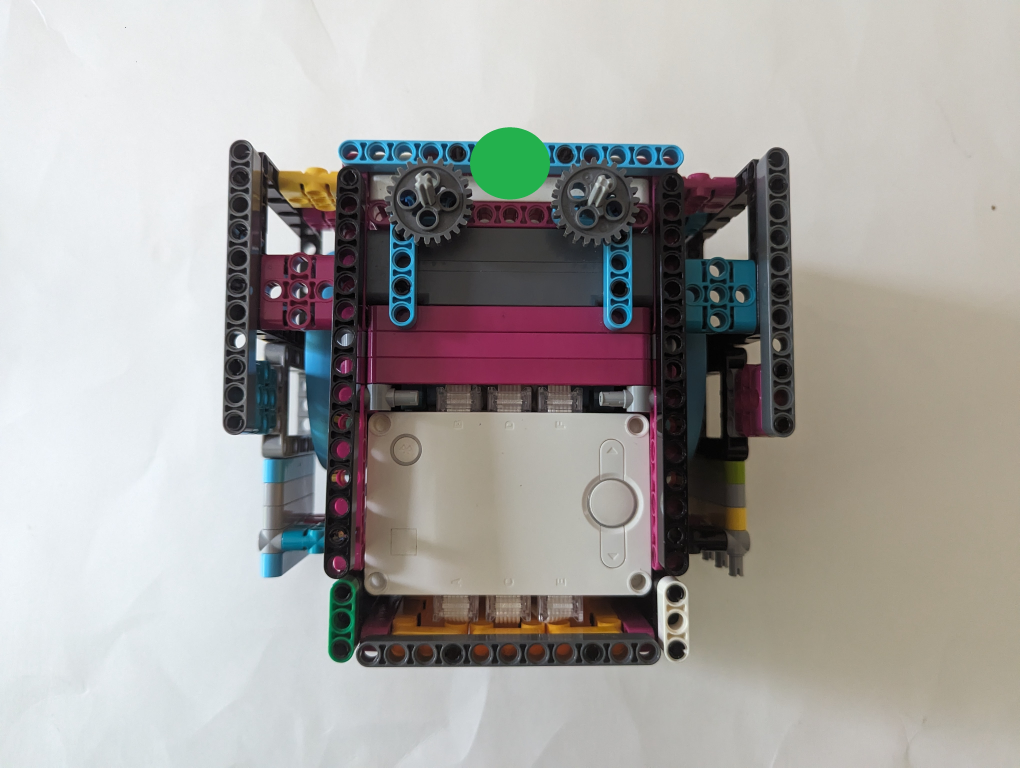
#> input picture winning_robot_with_green_circle.jpg, 4080 x 3072 px (shown at 1/4 size)
$ python testImageUtilities.py
#> lines starting #> are read from the running program, lines starting #| are printed output that depends on the picture; after the words box and inside, x2 and y2 are one past the last pixel; in counts of white or black regions, pixels touching at a corner belong together
### image_utilities.py
import cv2
import numpy as np
import math
import time

def findCenterOfGreenCircle(filename, showImages=False):
    image = readImage(filename)

    # It converts the BGR color space of image to HSV color space
    hsv = cv2.cvtColor(image, cv2.COLOR_BGR2HSV)

    # Threshold of green in HSV space
    lower_green = np.array([55, 60, 60])
    upper_green = np.array([70, 255, 255])

    # preparing the mask to overlay
    mask = cv2.inRange(hsv, lower_green, upper_green)

    # The black region in the mask has the value of 0,
    # so when multiplied with original image removes all non-green regions
    result = cv2.bitwise_and(image, image, mask = mask)

    gray = cv2.cvtColor(result, cv2.COLOR_BGR2GRAY)
    gray = cv2.medianBlur(gray, 5)
    #showImage("gray", gray)

    contours, _ = cv2.findContours(gray, cv2.RETR_EXTERNAL, cv2.CHAIN_APPROX_NONE)
    if (showImages == True):
        cv2.drawContours(image, contours, -1, (0, 255, 0), 20)
        showImage("Step 5: Detect GreenCircle Contours", image)

    # Approximate the contour using the Approximate Polygon method.
    contour = contours[0]
    approx = cv2.approxPolyDP(contour, 0.01* cv2.arcLength(contour, True), True)
    #cv2.drawContours(image, [approx], 0, (0, 0, 0), 5)

    # Return the center of the approximated polygon.
    x = approx.ravel()[0]
    y = approx.ravel()[1] - 5

    return x,y

    # [5 lines of commented-out code are left out]

def findLineEquation(startX, startY, endX, endY):
    if (endX == startX):
        A = 1
        B = 0
        C = -endX
    else:
        slope = (endY - startY) / (endX - startX)
        c = startY - (slope * startX)
        # In the form Ax+By+C = 0
        B = 1
        A = -1* slope
        C = -1 * c

    return A,B,C

# A,B,C is the hessian form of the line.
# X, Y is the point.
# Retuns the distance of Point from the line.
def findDistanceOfPointFromLine(A,B,C, X, Y):
    distance = abs((A * X)+ (B * Y) + C) / math.sqrt(A **2 + B ** 2)
    return distance

def findDistanceBetweenLineAndPoint(startX, startY, endX, endY, pointX, pointY):
    A,B,C = findLineEquation(startX,startY, endX, endY)
    distance = findDistanceOfPointFromLine(A, B, C, pointX, pointY)
    return distance

def findAngleOfLine(startX, startY, endX, endY):
    angle = 90
    if abs(startX - endX) > 0:
            angle = math.degrees(math.atan((startY - endY)/(startX - endX)))
    return angle

# [12 lines left out: function capturePicture, not called in this run]

def detectContours(grayscale):
    contours, _ = cv2.findContours(grayscale, cv2.RETR_EXTERNAL, cv2.CHAIN_APPROX_NONE)
    return contours

# returns the rectangle that covers the robot.
# Also returns the Angle of the robot rectangle.
# This method first finds the robot rectangle, then it finds the longer edge of the
# robot. This is assumed to the front or the back of the robot.
#
# Then the code searches for a green circle near the front of the robot and
# finds the edge of the rectangle that is closest to that green circle.
# That is considered the front of the robot and the angle is returned
# based on that edge being the front.
#
# The co-ordinate plane that this method uses is the robot facing the camera
# is zero, and the angle increase clockwise from 0-359.
def findRobotRectangle(contours, canny_output, output_window_name, filename, showImages=False,
                       showLastImage=False):
     # Find the convex hull object for each contour
    hull_list = []
    for i in range(len(contours)):
        #print(str(cv2.contourArea(contours[i])))
        # Ignore all contours that are small, the robot is quite large.
        # We know Marvin is atleast 5000 pixels, so we ignore everything smaller.
        if (cv2.contourArea(contours[i]) > 5000):
            hull = cv2.convexHull(contours[i])
            hull_list.append(hull)

    # We expect that after all this processing we are left with just the robot.
    # If we dont find such a convex hull or we find more than one, then something really went
    # wrong and we do not process further, we declare this image processing run a
    # failure and just return none, to indicate we could not find the robot rectangle
    if (len(hull_list) != 1):
        return None

    # Convert the hull that we found into min bounding rectangles.
    # This is used for Debugging.
    drawing = np.zeros((canny_output.shape[0], canny_output.shape[1], 3), dtype=np.uint8)
    hull = hull_list[0]

    # Min rectangles cover the robot the rigth way
    rect = cv2.minAreaRect(hull)
    box = cv2.boxPoints(rect)
    box = np.intp(box)

    if (showImages == True or showLastImage == True):
        cv2.drawContours(drawing,[box],0,(0,0,255),5)
        #for i in range(4):
        #    cv2.putText(drawing, str(box[i][0]) + str(",") + str(box[i][1]),
        #                org=(box[i][0],box[i][1]), fontFace = cv2.FONT_HERSHEY_SIMPLEX,
        #                thickness=1, fontScale=1, color=(255,255,255))
        cv2.namedWindow(output_window_name, cv2.WINDOW_NORMAL)
        cv2.imshow(output_window_name, drawing)
        cv2.waitKey(0)

    # Find the green circle. Determine which edge the green circle is closest to

    # Since the longer edge is between 0and1, the green circle should be between 0 and 1
    # or 2 and 3. First find which one the circle is closest to.
    # This would be the front of the robot, Once we know the front, then we can decide
    # on the angle or 180+angle.
    greenCircleX, greenCircleY = findCenterOfGreenCircle(filename, showImages=False)
    angle = 0

    # Dictionary of key=distance, value=which edge.
    # Edge0 = Edge between box[0] and box[1]
    # Edge1 = Edge between box[1] and box[2] etc.
    # We do this because it is easy to sort the dictionary and find which
    # edge we should use to find the angle of the robot.
    distancesFromGreenCircle = {}
    distanceofGreenCircleFrom0and1 = findDistanceBetweenLineAndPoint(box[0][0],box[0][1],
                                                                     box[1][0], box[1][1],
                                                                     greenCircleX, greenCircleY)
    distancesFromGreenCircle[distanceofGreenCircleFrom0and1] = "Edge0"
    distanceofGreenCircleFrom1and2 = findDistanceBetweenLineAndPoint(box[1][0],box[1][1],
                                                                     box[2][0], box[2][1],
                                                                     greenCircleX, greenCircleY)
    distancesFromGreenCircle[distanceofGreenCircleFrom1and2] = "Edge1"
    distanceofGreenCircleFrom2and3 = findDistanceBetweenLineAndPoint(box[2][0],box[2][1],
                                                                     box[3][0], box[3][1],
                                                                     greenCircleX, greenCircleY)
    distancesFromGreenCircle[distanceofGreenCircleFrom2and3] = "Edge2"
    distanceofGreenCircleFrom3and0 = findDistanceBetweenLineAndPoint(box[3][0],box[3][1],
                                                                     box[0][0], box[0][1],
                                                                     greenCircleX, greenCircleY)
    distancesFromGreenCircle[distanceofGreenCircleFrom3and0] = "Edge3"

    # Distances sorted, to find which edge is closest to the green circle.
    # Once we have that edge, we can then calculate the angle of the edge.
    sortedDistancesFromGreenCircle = dict(sorted(distancesFromGreenCircle.items()))

    # Get the first key in the dictionary. This is the edge that is closest to the green circle.
    closestEdge = None
    for key in sortedDistancesFromGreenCircle.values():
        closestEdge = key
        break

    #closestEdge = distancesFromGreenCircle.items()[0]
    if closestEdge == "Edge0":
        angle = findAngleOfLine(box[0][0], box[0][1], box[1][0],box[1][1])
    elif closestEdge == "Edge1":
        angle = findAngleOfLine(box[1][0], box[1][1], box[2][0],box[2][1])
    elif closestEdge == "Edge2":
        angle = findAngleOfLine(box[3][0], box[3][1], box[2][0],box[2][1])
    elif closestEdge == "Edge3":
        angle = findAngleOfLine(box[0][0], box[0][1], box[3][0],box[3][1])

    if (showImages == True or showLastImage == True):
        #cv2.drawContours(drawing,[box],0,(0,0,255),5)
        cv2.putText(drawing, "ANGLE = " + str(angle), org=(120,120), fontFace = cv2.FONT_HERSHEY_SIMPLEX,
                    thickness=2, fontScale=1, color=(0,0,255))
        #cv2.namedWindow("Final output angle", cv2.WINDOW_NORMAL)
        cv2.imshow(output_window_name, drawing)
        cv2.waitKey(0)
    else:
        print("angle = " + str(angle))

    return rect, angle


def convertImageToGrayScale(image, showImages):
    # converting image into grayscale image
    gray = cv2.cvtColor(image, cv2.COLOR_BGR2GRAY)
    if showImages == True:
        showImage("Step 0a: GrayScale", gray)

    # Smoothen the image using gaussian blue.
    # We apply this to remove any noise in the white background, at the same time
    # keeping the robot obvious and detectable.
    # The kernel needs to be a square with odd width and height
    blur = cv2.GaussianBlur(gray,(17,17),0)
    if showImages == True:
        showImage("Step 0b: Gaussian Blur", blur)

    # We then apply the threshod to the gaussian blurred image.
    # thresh = 170 and maxValue = 255. We use THRESH_BINARY_THRESH_OTSU Algorithm which
    # we found to be best after trial and error.
    # OTSU uses a histogram of the gray scale image to find the best point to separate
    # Binary just compares with a given value.
    _,threshold_img_blur_ostu = cv2.threshold(blur,170,255,cv2.THRESH_OTSU)

    threshold_img = threshold_img_blur_ostu
    if showImages == True:
        showImage("Step 0c: Thresholded image", threshold_img)

    # Use a 10x10 kernel to erode and dilate the picture so we can capture the contours better.
    kernel = np.ones((10,10),np.uint8)
    threshold_img = cv2.erode(threshold_img, kernel, iterations=5)
    threshold_img = cv2.dilate(threshold_img, kernel, iterations=2)
    return threshold_img

# readimage and convert into gray scale.
def readImage(filename):
    # reading image
    img = cv2.imread(filename)
    if img is None:
        print("Could not load the image")
        return None
    #showImage("Original", img)
    return img

def showImage(windowName, image):
    cv2.namedWindow(windowName, cv2.WINDOW_NORMAL)
    cv2.imshow(windowName, image)

# [72 lines left out: functions captureVideo, detectBoundingBoxes, not called in this run]

# Takes a file with the picture of the robot taken from the top,
# against a background of white.
# returns the width, height and angle of the robot.
def detectAngleOfRobotUsingImage(filename, showImages=False, showLastImage=False):
    image = readImage(filename)
#> in readImage, img is the input picture: shape (3072, 4080, 3); mean B, G, R 161.6, 164.5, 167.1
    if (showImages == True):
        showImage("Step 0: Input Image", image)
        cv2.waitKey(0)

    grayImage = convertImageToGrayScale(image, showImages=False)
#> in convertImageToGrayScale, `gray = cv2.cvtColor(image, cv2.COLOR_BGR2GRAY)`:
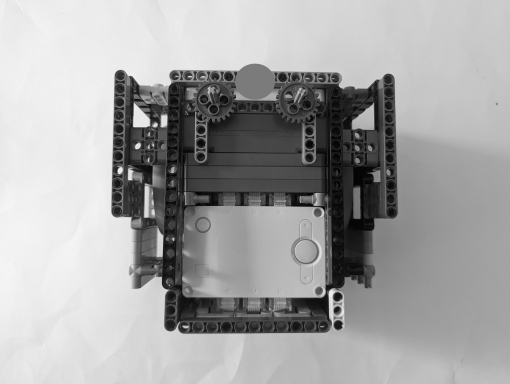
#> gray: shape (3072, 4080) (shown at 1/8 size); min 0, max 255, mean 165
#> in convertImageToGrayScale, `_,threshold_img_blur_ostu = cv2.threshold(blur,170,255,cv2.THRESH_OTSU)`:
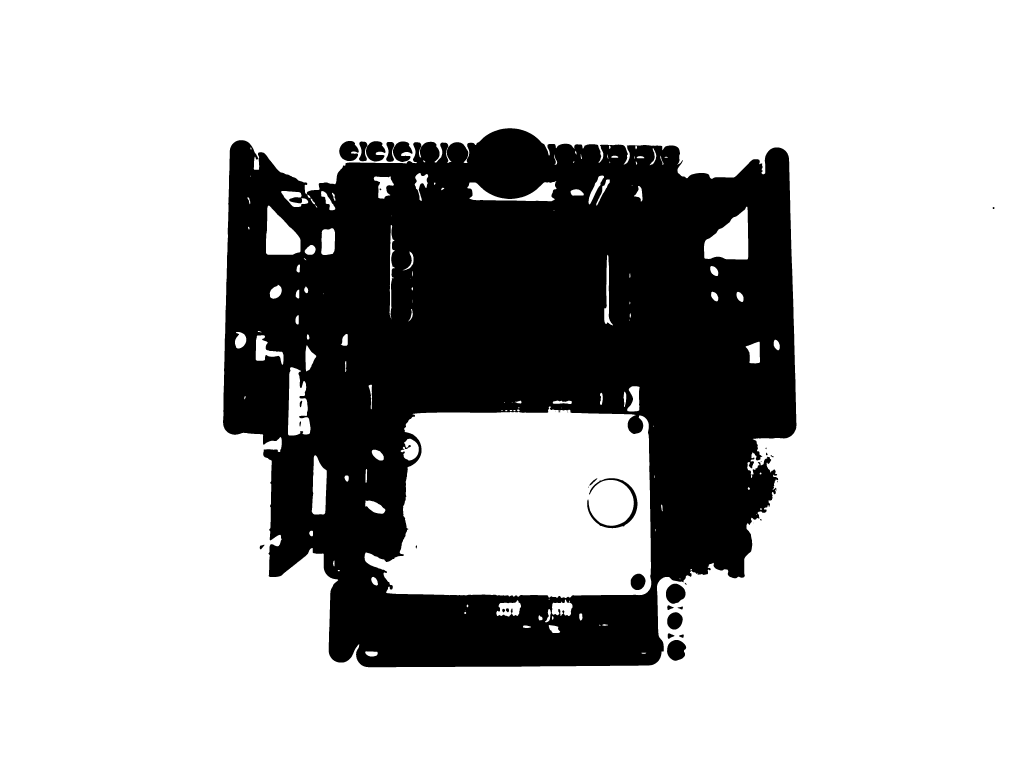
#> threshold_img_blur_ostu: shape (3072, 4080) (shown at 1/4 size); 74% white; 35 black regions (6 under 20 px), largest, box (x1, y1, x2, y2) and area: (892, 513, 3186, 2669) 3216536, (1436, 565, 1542, 646) 6239, (2348, 1913, 2550, 2113) 5761
    if (showImages == True):
        showImage("Step 1: GrayScale and Thresholded Image", grayImage)
        cv2.waitKey(0)

    # Find Canny edges. These values found after some trial and error.
    cannyImage = cv2.Canny(grayImage, 30, 200)
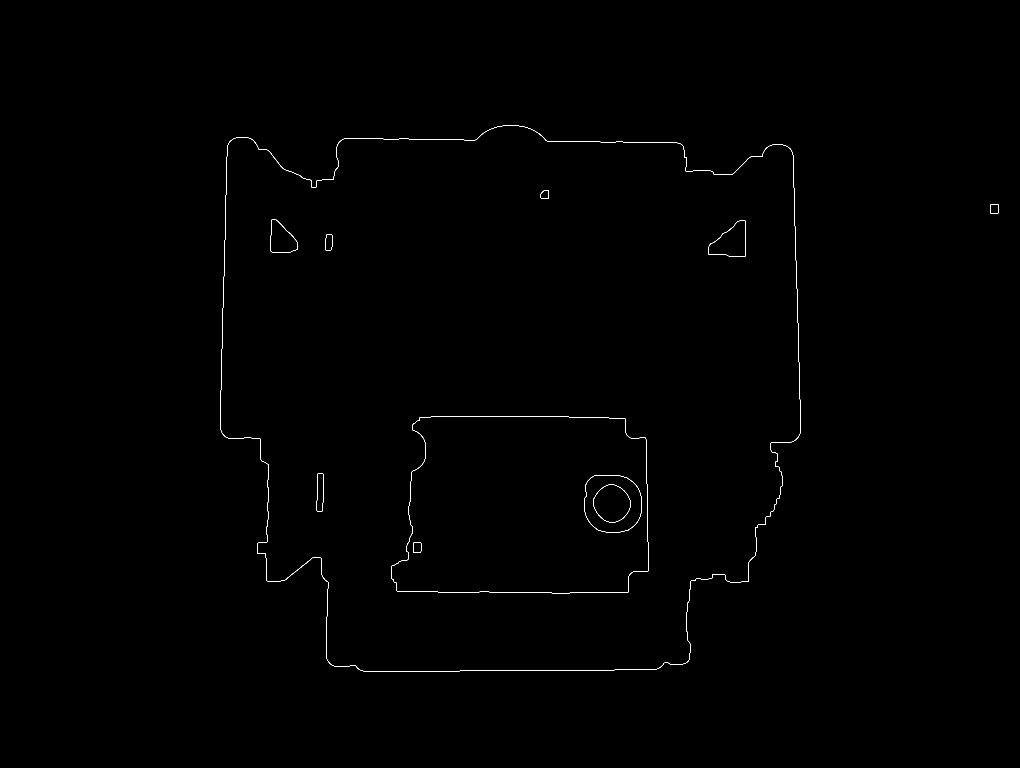
#> cannyImage: shape (3072, 4080) (shown at 1/4 size); 0.13% white in thin lines or dots, all inside (x1, y1, x2, y2) = (881, 502, 3995, 2686)
    if (showImages == True):
        showImage("Step 2: Canny on GrayScale Image", cannyImage)
        cv2.waitKey(0)

    # Next detect the contours.
    contours = detectContours(cannyImage)
#> in detectContours, `contours, _ = cv2.findContours(grayscale, cv2.RETR_EXTERNAL, cv2.CHAIN..`: contours = 2 contours; box (x1, y1, x2, y2) and area: (881, 502, 3203, 2686) 4316088, (3960, 817, 3995, 853) 1178
    if (showImages == True):
        cv2.drawContours(image, contours, -1, (0, 255, 0), 20)
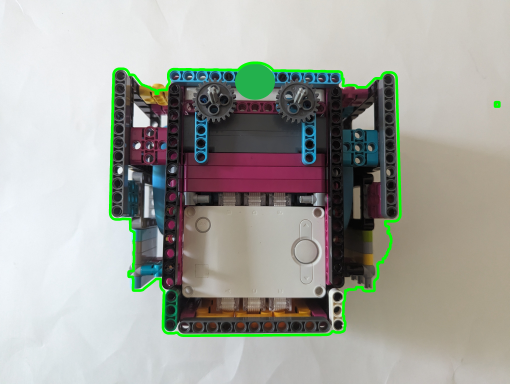
#> image: shape (3072, 4080, 3) (shown at 1/8 size); mean B, G, R 158.6, 165.5, 164.1
        showImage("Step 3: Contours on the CannyImage", image)
        cv2.waitKey(0)

    robotRectangle, angleOfTheFront = findRobotRectangle(contours, cannyImage, "Step 4: MinimumRectangleAroundConvexHull",
                                                         filename, showImages=showImages,
                                                         showLastImage=showLastImage)
#> the loop in findRobotRectangle, `for i in range(len(contours)):` made 2 passes
#> after the loop in findRobotRectangle, `for i in range(len(contours)):`: hull_list = 1 contour; box (x1, y1, x2, y2) and area: (881, 502, 3203, 2686) 4597556
#> in findRobotRectangle, `hull = hull_list[0]`: hull = contour of 64 points, box (x1, y1, x2, y2) (881, 502, 3203, 2686), area 4597556
#> in findRobotRectangle, `rect = cv2.minAreaRect(hull)`: rect = ((2041.1, 1592.6), (2321.1, 2181.3), -0.229)
#> in findRobotRectangle, `box = cv2.boxPoints(rect)`: box = [[884.9, 2687.9], [876.2, 506.6], [3197.3, 497.3], [3206, 2678.6]]
#> in findRobotRectangle, `box = np.intp(box)`: box = [[884, 2687], [876, 506], [3197, 497], [3205, 2678]]
#> in findCenterOfGreenCircle, `mask = cv2.inRange(hsv, lower_green, upper_green)`:
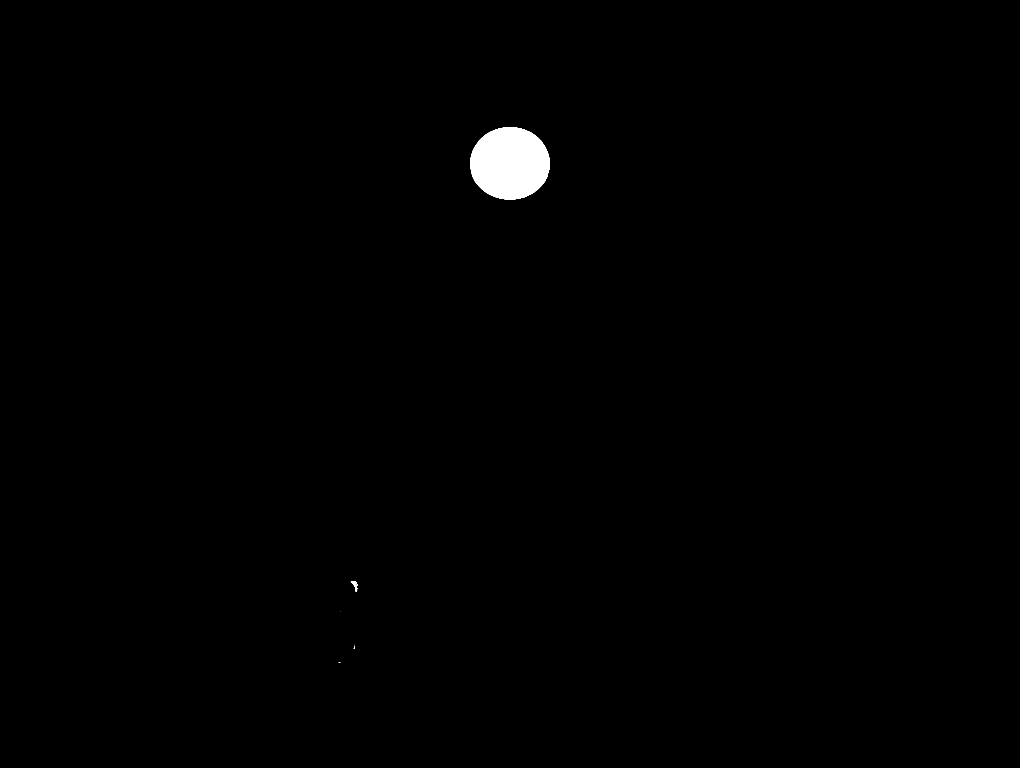
#> mask: shape (3072, 4080) (shown at 1/4 size); 0.58% white; 8 white regions (5 under 20 px)
#> in findCenterOfGreenCircle, `contours, _ = cv2.findContours(gray, cv2.RETR_EXTERNAL, cv2.CHAIN_APPR..`: contours = 3 contours, 1 with area under 20; largest, box (x1, y1, x2, y2) and area: (1881, 509, 2199, 798) 71978, (1405, 2326, 1429, 2367) 373
#> in findCenterOfGreenCircle, `contour = contours[0]`: contour = [[1417, 2591], [1417, 2592]]
#> in findCenterOfGreenCircle, `x = approx.ravel()[0]`: x = 1417
#> in findCenterOfGreenCircle, `y = approx.ravel()[1] - 5`: y = 2586
#> in findRobotRectangle, `greenCircleX, greenCircleY = findCenterOfGreenCircle(filename, showIma..`: greenCircleX = 1417; greenCircleY = 2586
#> in findLineEquation, `slope = (endY - startY) / (endX - startX)`: slope = 272.6
#> in findLineEquation, `c = startY - (slope * startX)`: c = -238313.5
#> in findLineEquation, `A = -1* slope`: A = -272.6
#> in findLineEquation, `C = -1 * c`: C = 238313.5
#> in findDistanceBetweenLineAndPoint, `A,B,C = findLineEquation(startX,startY, endX, endY)`: A = -272.6; B = 1; C = 238313.5
#> in findDistanceOfPointFromLine, `distance = abs((A * X)+ (B * Y) + C) / math.sqrt(A **2 + B ** 2)`: distance = 533.4
#> in findRobotRectangle, `distanceofGreenCircleFrom1and2 = findDistanceBetweenLineAndPoint(box[1..`: distanceofGreenCircleFrom1and2 = 2082.1
#> in findRobotRectangle, `distanceofGreenCircleFrom2and3 = findDistanceBetweenLineAndPoint(box[2..`: distanceofGreenCircleFrom2and3 = 1787.7
#> in findRobotRectangle, `distanceofGreenCircleFrom3and0 = findDistanceBetweenLineAndPoint(box[3..`: distanceofGreenCircleFrom3and0 = 98.93
#> in findAngleOfLine, `angle = math.degrees(math.atan((startY - endY)/(startX - endX)))`: angle = -0.222
#> robotRectangle = ((2041.1, 1592.6), (2321.1, 2181.3), -0.229); angleOfTheFront = -0.222
    #print("Width: " + str(robotRectangle[1][0]))
    #print("Height: " + str(robotRectangle[1][1]))
    #print("Angle of the robot: " + str(robotRectangle[2]))

    foundRobot = False
    if robotRectangle != None:
        foundRobot = True

    if showImages == True:
        cv2.waitKey(0)
        cv2.destroyAllWindows()

    return foundRobot, angleOfTheFront

### testImageUtilities.py
from turn_utilities import *
from image_utilities import *

startAnglePictureFilename = "winning_robot_with_green_circle.jpg"

# [4 lines of commented-out code are left out]

print("Dectecting Start angle")
#> (the run stopped early here; a loop or call above may not have finished)
